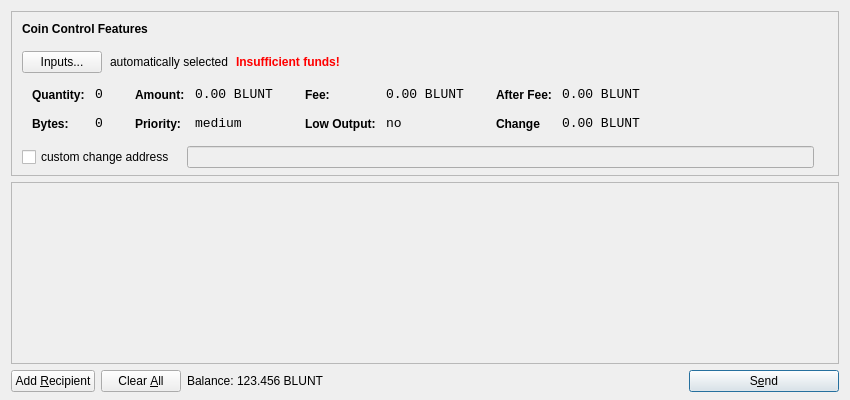
<?xml version="1.0" encoding="UTF-8"?>
<ui version="4.0">
 <class>SendCoinsDialog</class>
 <widget class="QDialog" name="SendCoinsDialog">
  <property name="geometry">
   <rect>
    <x>0</x>
    <y>0</y>
    <width>850</width>
    <height>400</height>
   </rect>
  </property>
  <property name="windowTitle">
   <string>Send Coins</string>
  </property>
  <layout class="QVBoxLayout" name="verticalLayout" stretch="0,1,0">
   <property name="bottomMargin">
    <number>8</number>
   </property>
   <item>
    <widget class="QFrame" name="frameCoinControl">
     <property name="sizePolicy">
      <sizepolicy hsizetype="Expanding" vsizetype="Expanding">
       <horstretch>0</horstretch>
       <verstretch>0</verstretch>
      </sizepolicy>
     </property>
     <property name="maximumSize">
      <size>
       <width>16777215</width>
       <height>16777215</height>
      </size>
     </property>
     <property name="frameShape">
      <enum>QFrame::StyledPanel</enum>
     </property>
     <property name="frameShadow">
      <enum>QFrame::Sunken</enum>
     </property>
     <layout class="QVBoxLayout" name="verticalLayoutCoinControl2">
      <property name="spacing">
       <number>-1</number>
      </property>
      <property name="leftMargin">
       <number>0</number>
      </property>
      <property name="topMargin">
       <number>0</number>
      </property>
      <property name="rightMargin">
       <number>0</number>
      </property>
      <property name="bottomMargin">
       <number>6</number>
      </property>
      <item>
       <layout class="QVBoxLayout" name="verticalLayoutCoinControl" stretch="0,0,0,0,1">
        <property name="spacing">
         <number>0</number>
        </property>
        <property name="leftMargin">
         <number>10</number>
        </property>
        <property name="topMargin">
         <number>10</number>
        </property>
        <item>
         <layout class="QHBoxLayout" name="horizontalLayoutCoinControl1">
          <property name="bottomMargin">
           <number>15</number>
          </property>
          <item>
           <widget class="QLabel" name="labelCoinControlFeatures">
            <property name="sizePolicy">
             <sizepolicy hsizetype="Preferred" vsizetype="Maximum">
              <horstretch>0</horstretch>
              <verstretch>0</verstretch>
             </sizepolicy>
            </property>
            <property name="font">
             <font>
              <weight>75</weight>
              <bold>true</bold>
             </font>
            </property>
            <property name="styleSheet">
             <string notr="true">font-weight:bold;</string>
            </property>
            <property name="text">
             <string>Coin Control Features</string>
            </property>
           </widget>
          </item>
         </layout>
        </item>
        <item>
         <layout class="QHBoxLayout" name="horizontalLayoutCoinControl2" stretch="0,0,0,0">
          <property name="spacing">
           <number>8</number>
          </property>
          <property name="bottomMargin">
           <number>10</number>
          </property>
          <item>
           <widget class="QPushButton" name="pushButtonCoinControl">
            <property name="styleSheet">
             <string notr="true"/>
            </property>
            <property name="text">
             <string>Inputs...</string>
            </property>
           </widget>
          </item>
          <item>
           <widget class="QLabel" name="labelCoinControlAutomaticallySelected">
            <property name="text">
             <string>automatically selected</string>
            </property>
            <property name="margin">
             <number>5</number>
            </property>
           </widget>
          </item>
          <item>
           <widget class="QLabel" name="labelCoinControlInsuffFunds">
            <property name="font">
             <font>
              <weight>75</weight>
              <bold>true</bold>
             </font>
            </property>
            <property name="styleSheet">
             <string notr="true">color:red;font-weight:bold;</string>
            </property>
            <property name="text">
             <string>Insufficient funds!</string>
            </property>
            <property name="margin">
             <number>5</number>
            </property>
           </widget>
          </item>
          <item>
           <spacer name="horizontalSpacerCoinControl">
            <property name="orientation">
             <enum>Qt::Horizontal</enum>
            </property>
            <property name="sizeHint" stdset="0">
             <size>
              <width>40</width>
              <height>1</height>
             </size>
            </property>
           </spacer>
          </item>
         </layout>
        </item>
        <item>
         <widget class="QWidget" name="widgetCoinControl" native="true">
          <property name="sizePolicy">
           <sizepolicy hsizetype="Preferred" vsizetype="Preferred">
            <horstretch>0</horstretch>
            <verstretch>0</verstretch>
           </sizepolicy>
          </property>
          <property name="minimumSize">
           <size>
            <width>0</width>
            <height>0</height>
           </size>
          </property>
          <property name="styleSheet">
           <string notr="true"/>
          </property>
          <layout class="QHBoxLayout" name="horizontalLayoutCoinControl5">
           <property name="margin">
            <number>0</number>
           </property>
           <item>
            <layout class="QHBoxLayout" name="horizontalLayoutCoinControl3" stretch="0,0,0,1">
             <property name="spacing">
              <number>20</number>
             </property>
             <property name="topMargin">
              <number>0</number>
             </property>
             <property name="bottomMargin">
              <number>10</number>
             </property>
             <item>
              <layout class="QFormLayout" name="formLayoutCoinControl1">
               <property name="horizontalSpacing">
                <number>10</number>
               </property>
               <property name="verticalSpacing">
                <number>14</number>
               </property>
               <property name="leftMargin">
                <number>10</number>
               </property>
               <property name="topMargin">
                <number>4</number>
               </property>
               <property name="rightMargin">
                <number>6</number>
               </property>
               <item row="0" column="0">
                <widget class="QLabel" name="labelCoinControlQuantityText">
                 <property name="styleSheet">
                  <string notr="true">font-weight:bold;</string>
                 </property>
                 <property name="text">
                  <string>Quantity:</string>
                 </property>
                 <property name="margin">
                  <number>0</number>
                 </property>
                </widget>
               </item>
               <item row="0" column="1">
                <widget class="QLabel" name="labelCoinControlQuantity">
                 <property name="font">
                  <font>
                   <family>Monospace</family>
                   <pointsize>10</pointsize>
                  </font>
                 </property>
                 <property name="cursor">
                  <cursorShape>IBeamCursor</cursorShape>
                 </property>
                 <property name="contextMenuPolicy">
                  <enum>Qt::ActionsContextMenu</enum>
                 </property>
                 <property name="text">
                  <string>0</string>
                 </property>
                 <property name="margin">
                  <number>0</number>
                 </property>
                 <property name="textInteractionFlags">
                  <set>Qt::LinksAccessibleByMouse|Qt::TextSelectableByKeyboard|Qt::TextSelectableByMouse</set>
                 </property>
                </widget>
               </item>
               <item row="1" column="0">
                <widget class="QLabel" name="labelCoinControlBytesText">
                 <property name="styleSheet">
                  <string notr="true">font-weight:bold;</string>
                 </property>
                 <property name="text">
                  <string>Bytes:</string>
                 </property>
                </widget>
               </item>
               <item row="1" column="1">
                <widget class="QLabel" name="labelCoinControlBytes">
                 <property name="font">
                  <font>
                   <family>Monospace</family>
                   <pointsize>10</pointsize>
                  </font>
                 </property>
                 <property name="cursor">
                  <cursorShape>IBeamCursor</cursorShape>
                 </property>
                 <property name="contextMenuPolicy">
                  <enum>Qt::ActionsContextMenu</enum>
                 </property>
                 <property name="text">
                  <string>0</string>
                 </property>
                 <property name="textInteractionFlags">
                  <set>Qt::LinksAccessibleByMouse|Qt::TextSelectableByKeyboard|Qt::TextSelectableByMouse</set>
                 </property>
                </widget>
               </item>
              </layout>
             </item>
             <item>
              <layout class="QFormLayout" name="formLayoutCoinControl2">
               <property name="horizontalSpacing">
                <number>10</number>
               </property>
               <property name="verticalSpacing">
                <number>14</number>
               </property>
               <property name="leftMargin">
                <number>6</number>
               </property>
               <property name="topMargin">
                <number>4</number>
               </property>
               <property name="rightMargin">
                <number>6</number>
               </property>
               <item row="0" column="0">
                <widget class="QLabel" name="labelCoinControlAmountText">
                 <property name="styleSheet">
                  <string notr="true">font-weight:bold;</string>
                 </property>
                 <property name="text">
                  <string>Amount:</string>
                 </property>
                 <property name="margin">
                  <number>0</number>
                 </property>
                </widget>
               </item>
               <item row="0" column="1">
                <widget class="QLabel" name="labelCoinControlAmount">
                 <property name="font">
                  <font>
                   <family>Monospace</family>
                   <pointsize>10</pointsize>
                  </font>
                 </property>
                 <property name="cursor">
                  <cursorShape>IBeamCursor</cursorShape>
                 </property>
                 <property name="contextMenuPolicy">
                  <enum>Qt::ActionsContextMenu</enum>
                 </property>
                 <property name="text">
                  <string>0.00 BLUNT</string>
                 </property>
                 <property name="textInteractionFlags">
                  <set>Qt::LinksAccessibleByMouse|Qt::TextSelectableByKeyboard|Qt::TextSelectableByMouse</set>
                 </property>
                </widget>
               </item>
               <item row="1" column="0">
                <widget class="QLabel" name="labelCoinControlPriorityText">
                 <property name="styleSheet">
                  <string notr="true">font-weight:bold;</string>
                 </property>
                 <property name="text">
                  <string>Priority:</string>
                 </property>
                </widget>
               </item>
               <item row="1" column="1">
                <widget class="QLabel" name="labelCoinControlPriority">
                 <property name="font">
                  <font>
                   <family>Monospace</family>
                   <pointsize>10</pointsize>
                  </font>
                 </property>
                 <property name="cursor">
                  <cursorShape>IBeamCursor</cursorShape>
                 </property>
                 <property name="contextMenuPolicy">
                  <enum>Qt::ActionsContextMenu</enum>
                 </property>
                 <property name="text">
                  <string>medium</string>
                 </property>
                 <property name="textInteractionFlags">
                  <set>Qt::LinksAccessibleByMouse|Qt::TextSelectableByKeyboard|Qt::TextSelectableByMouse</set>
                 </property>
                </widget>
               </item>
              </layout>
             </item>
             <item>
              <layout class="QFormLayout" name="formLayoutCoinControl3">
               <property name="horizontalSpacing">
                <number>10</number>
               </property>
               <property name="verticalSpacing">
                <number>14</number>
               </property>
               <property name="leftMargin">
                <number>6</number>
               </property>
               <property name="topMargin">
                <number>4</number>
               </property>
               <property name="rightMargin">
                <number>6</number>
               </property>
               <item row="0" column="0">
                <widget class="QLabel" name="labelCoinControlFeeText">
                 <property name="styleSheet">
                  <string notr="true">font-weight:bold;</string>
                 </property>
                 <property name="text">
                  <string>Fee:</string>
                 </property>
                 <property name="margin">
                  <number>0</number>
                 </property>
                </widget>
               </item>
               <item row="0" column="1">
                <widget class="QLabel" name="labelCoinControlFee">
                 <property name="font">
                  <font>
                   <family>Monospace</family>
                   <pointsize>10</pointsize>
                  </font>
                 </property>
                 <property name="cursor">
                  <cursorShape>IBeamCursor</cursorShape>
                 </property>
                 <property name="contextMenuPolicy">
                  <enum>Qt::ActionsContextMenu</enum>
                 </property>
                 <property name="text">
                  <string>0.00 BLUNT</string>
                 </property>
                 <property name="textInteractionFlags">
                  <set>Qt::LinksAccessibleByMouse|Qt::TextSelectableByKeyboard|Qt::TextSelectableByMouse</set>
                 </property>
                </widget>
               </item>
               <item row="1" column="0">
                <widget class="QLabel" name="labelCoinControlLowOutputText">
                 <property name="styleSheet">
                  <string notr="true">font-weight:bold;</string>
                 </property>
                 <property name="text">
                  <string>Low Output:</string>
                 </property>
                </widget>
               </item>
               <item row="1" column="1">
                <widget class="QLabel" name="labelCoinControlLowOutput">
                 <property name="font">
                  <font>
                   <family>Monospace</family>
                   <pointsize>10</pointsize>
                  </font>
                 </property>
                 <property name="cursor">
                  <cursorShape>IBeamCursor</cursorShape>
                 </property>
                 <property name="contextMenuPolicy">
                  <enum>Qt::ActionsContextMenu</enum>
                 </property>
                 <property name="text">
                  <string>no</string>
                 </property>
                 <property name="textInteractionFlags">
                  <set>Qt::LinksAccessibleByMouse|Qt::TextSelectableByKeyboard|Qt::TextSelectableByMouse</set>
                 </property>
                </widget>
               </item>
              </layout>
             </item>
             <item>
              <layout class="QFormLayout" name="formLayoutCoinControl4">
               <property name="horizontalSpacing">
                <number>10</number>
               </property>
               <property name="verticalSpacing">
                <number>14</number>
               </property>
               <property name="leftMargin">
                <number>6</number>
               </property>
               <property name="topMargin">
                <number>4</number>
               </property>
               <property name="rightMargin">
                <number>6</number>
               </property>
               <item row="0" column="0">
                <widget class="QLabel" name="labelCoinControlAfterFeeText">
                 <property name="styleSheet">
                  <string notr="true">font-weight:bold;</string>
                 </property>
                 <property name="text">
                  <string>After Fee:</string>
                 </property>
                 <property name="margin">
                  <number>0</number>
                 </property>
                </widget>
               </item>
               <item row="0" column="1">
                <widget class="QLabel" name="labelCoinControlAfterFee">
                 <property name="font">
                  <font>
                   <family>Monospace</family>
                   <pointsize>10</pointsize>
                  </font>
                 </property>
                 <property name="cursor">
                  <cursorShape>IBeamCursor</cursorShape>
                 </property>
                 <property name="contextMenuPolicy">
                  <enum>Qt::ActionsContextMenu</enum>
                 </property>
                 <property name="text">
                  <string>0.00 BLUNT</string>
                 </property>
                 <property name="textInteractionFlags">
                  <set>Qt::LinksAccessibleByMouse|Qt::TextSelectableByKeyboard|Qt::TextSelectableByMouse</set>
                 </property>
                </widget>
               </item>
               <item row="1" column="0">
                <widget class="QLabel" name="labelCoinControlChangeText">
                 <property name="styleSheet">
                  <string notr="true">font-weight:bold;</string>
                 </property>
                 <property name="text">
                  <string>Change</string>
                 </property>
                </widget>
               </item>
               <item row="1" column="1">
                <widget class="QLabel" name="labelCoinControlChange">
                 <property name="font">
                  <font>
                   <family>Monospace</family>
                   <pointsize>10</pointsize>
                  </font>
                 </property>
                 <property name="cursor">
                  <cursorShape>IBeamCursor</cursorShape>
                 </property>
                 <property name="contextMenuPolicy">
                  <enum>Qt::ActionsContextMenu</enum>
                 </property>
                 <property name="text">
                  <string>0.00 BLUNT</string>
                 </property>
                 <property name="textInteractionFlags">
                  <set>Qt::LinksAccessibleByMouse|Qt::TextSelectableByKeyboard|Qt::TextSelectableByMouse</set>
                 </property>
                </widget>
               </item>
              </layout>
             </item>
            </layout>
           </item>
          </layout>
         </widget>
        </item>
        <item>
         <layout class="QHBoxLayout" name="horizontalLayoutCoinControl4" stretch="0,0,0">
          <property name="spacing">
           <number>12</number>
          </property>
          <property name="sizeConstraint">
           <enum>QLayout::SetDefaultConstraint</enum>
          </property>
          <property name="topMargin">
           <number>5</number>
          </property>
          <property name="rightMargin">
           <number>5</number>
          </property>
          <item>
           <widget class="QCheckBox" name="checkBoxCoinControlChange">
            <property name="text">
             <string>custom change address</string>
            </property>
           </widget>
          </item>
          <item>
           <widget class="QLineEdit" name="lineEditCoinControlChange">
            <property name="enabled">
             <bool>false</bool>
            </property>
            <property name="sizePolicy">
             <sizepolicy hsizetype="Expanding" vsizetype="Fixed">
              <horstretch>0</horstretch>
              <verstretch>0</verstretch>
             </sizepolicy>
            </property>
           </widget>
          </item>
          <item>
           <widget class="QLabel" name="labelCoinControlChangeLabel">
            <property name="sizePolicy">
             <sizepolicy hsizetype="Preferred" vsizetype="Expanding">
              <horstretch>0</horstretch>
              <verstretch>0</verstretch>
             </sizepolicy>
            </property>
            <property name="minimumSize">
             <size>
              <width>0</width>
              <height>0</height>
             </size>
            </property>
            <property name="text">
             <string/>
            </property>
            <property name="margin">
             <number>3</number>
            </property>
           </widget>
          </item>
         </layout>
        </item>
        <item>
         <spacer name="verticalSpacerCoinControl">
          <property name="orientation">
           <enum>Qt::Vertical</enum>
          </property>
          <property name="sizeHint" stdset="0">
           <size>
            <width>800</width>
            <height>1</height>
           </size>
          </property>
         </spacer>
        </item>
       </layout>
      </item>
     </layout>
    </widget>
   </item>
   <item>
    <widget class="QScrollArea" name="scrollArea">
     <property name="widgetResizable">
      <bool>true</bool>
     </property>
     <widget class="QWidget" name="scrollAreaWidgetContents">
      <property name="geometry">
       <rect>
        <x>0</x>
        <y>0</y>
        <width>830</width>
        <height>165</height>
       </rect>
      </property>
      <layout class="QVBoxLayout" name="verticalLayout_2">
       <property name="margin">
        <number>0</number>
       </property>
       <item>
        <layout class="QVBoxLayout" name="entries">
         <property name="spacing">
          <number>6</number>
         </property>
        </layout>
       </item>
       <item>
        <spacer name="verticalSpacer">
         <property name="orientation">
          <enum>Qt::Vertical</enum>
         </property>
         <property name="sizeHint" stdset="0">
          <size>
           <width>20</width>
           <height>40</height>
          </size>
         </property>
        </spacer>
       </item>
      </layout>
     </widget>
    </widget>
   </item>
   <item>
    <layout class="QHBoxLayout" name="horizontalLayout">
     <item>
      <widget class="QPushButton" name="addButton">
       <property name="toolTip">
        <string>Send to multiple recipients at once</string>
       </property>
       <property name="text">
        <string>Add &amp;Recipient</string>
       </property>
       <property name="icon">
        <iconset resource="../bitcoin.qrc">
         <normaloff>:/icons/add</normaloff>:/icons/add</iconset>
       </property>
       <property name="autoDefault">
        <bool>false</bool>
       </property>
      </widget>
     </item>
     <item>
      <widget class="QPushButton" name="clearButton">
       <property name="sizePolicy">
        <sizepolicy hsizetype="Minimum" vsizetype="Fixed">
         <horstretch>0</horstretch>
         <verstretch>0</verstretch>
        </sizepolicy>
       </property>
       <property name="toolTip">
        <string>Remove all transaction fields</string>
       </property>
       <property name="text">
        <string>Clear &amp;All</string>
       </property>
       <property name="icon">
        <iconset resource="../bitcoin.qrc">
         <normaloff>:/icons/remove</normaloff>:/icons/remove</iconset>
       </property>
       <property name="autoRepeatDelay">
        <number>300</number>
       </property>
       <property name="autoDefault">
        <bool>false</bool>
       </property>
      </widget>
     </item>
     <item>
      <layout class="QHBoxLayout" name="horizontalLayout_2">
       <property name="spacing">
        <number>3</number>
       </property>
       <item>
        <widget class="QLabel" name="label">
         <property name="sizePolicy">
          <sizepolicy hsizetype="Preferred" vsizetype="Fixed">
           <horstretch>0</horstretch>
           <verstretch>0</verstretch>
          </sizepolicy>
         </property>
         <property name="text">
          <string>Balance:</string>
         </property>
        </widget>
       </item>
       <item>
        <widget class="QLabel" name="labelBalance">
         <property name="sizePolicy">
          <sizepolicy hsizetype="Preferred" vsizetype="Fixed">
           <horstretch>0</horstretch>
           <verstretch>0</verstretch>
          </sizepolicy>
         </property>
         <property name="cursor">
          <cursorShape>IBeamCursor</cursorShape>
         </property>
         <property name="text">
          <string>123.456 BLUNT</string>
         </property>
         <property name="textInteractionFlags">
          <set>Qt::LinksAccessibleByMouse|Qt::TextSelectableByKeyboard|Qt::TextSelectableByMouse</set>
         </property>
        </widget>
       </item>
      </layout>
     </item>
     <item>
      <spacer name="horizontalSpacer">
       <property name="orientation">
        <enum>Qt::Horizontal</enum>
       </property>
       <property name="sizeHint" stdset="0">
        <size>
         <width>40</width>
         <height>20</height>
        </size>
       </property>
      </spacer>
     </item>
     <item>
      <widget class="QPushButton" name="sendButton">
       <property name="minimumSize">
        <size>
         <width>150</width>
         <height>0</height>
        </size>
       </property>
       <property name="toolTip">
        <string>Confirm the send action</string>
       </property>
       <property name="text">
        <string>S&amp;end</string>
       </property>
       <property name="icon">
        <iconset resource="../bitcoin.qrc">
         <normaloff>:/icons/send</normaloff>:/icons/send</iconset>
       </property>
       <property name="default">
        <bool>true</bool>
       </property>
      </widget>
     </item>
    </layout>
   </item>
  </layout>
 </widget>
 <resources>
  <include location="../bitcoin.qrc"/>
 </resources>
 <connections/>
</ui>
